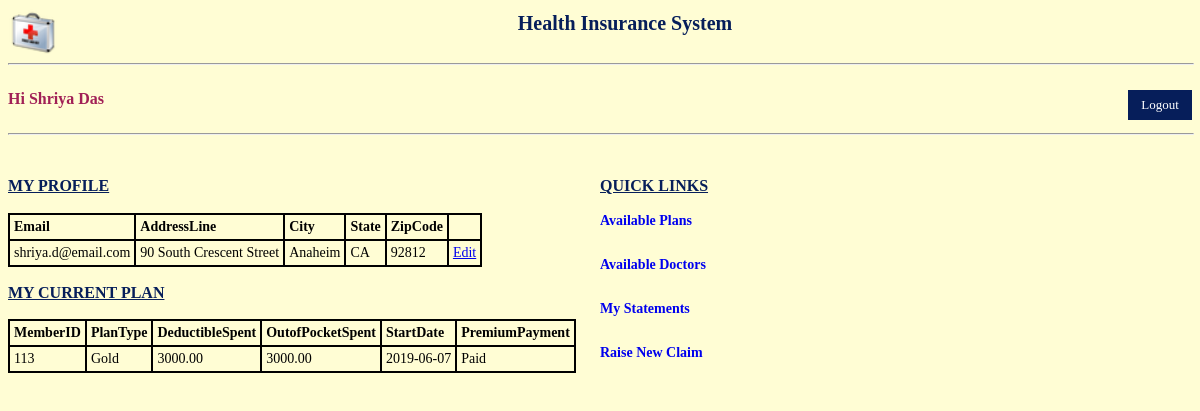
The app's page /PHP/memberinfo.php (signed in) with its own data.
### tables this page shows
CREATE TABLE member (
  memberId integer AUTO_INCREMENT,
  fname    varchar(20) not null, 
  lname    varchar(20) not null,
  email    varchar(50) not null,
  userPassword varchar(100) not null,
  dob  date not null,
  gender      varchar(10),
  addressLine  varchar(30),
  city     varchar(20),
  state    varchar(2),
  pincode  varchar(11),
  constraint pk primary key (memberid)
);

CREATE TABLE memberRecord (
  recordNo integer AUTO_INCREMENT,
  memberID integer not null,
  planId integer,
  deductibleSpent decimal(10,2) default 0.0,
  outOfPocketSpent decimal(10,2) default 0.0,
  startDate date,
  premiumPaymentStatus ENUM('Paid', 'UnPaid') NOT NULL,
  constraint pk primary key (recordNo,memberID),  
  constraint fk1_memberrecord foreign key (memberID) references member(memberId),
  constraint fk2_memberrecord foreign key (planId) references plan(planId)
);

CREATE TABLE plan (
  planId integer AUTO_INCREMENT,
  planType varchar(30) not null,
  MonthlyPremium decimal(10,2) not null,
  Deductible decimal(10,2) not null,
  CoInsurance decimal (10,2) not null,
  OutOfPocketLimit decimal (10,2) not null,
  tenure integer,
  constraint pk primary key (planId)
);

### PHP/memplaninfo.php (the view, shortened to what this page needs)
<?php
    require('dbconnect.php');
	if(!isset($_SESSION))
	{
		header('location:index.php');
		exit;
	}
	else
	{
	  $memid = $_SESSION['user_id'];
	}
	$sql = "select m.memberid, p.plantype, r.deductiblespent,r.outofpocketspent,r.startDate,r.premiumPaymentStatus
					from member m, memberrecord r, plan p
					where m.memberid = r.memberid and p.planid = r.planid
					and m.memberid = $memid;";
	$result = mysqli_query($dbConnect, $sql);
?>
<!DOCTYPE html>
<html>
	<?php
		echo "<table>
		     <tr><th>MemberID</th><th>PlanType</th><th>DeductibleSpent</th><th>OutofPocketSpent</th>
			 <th>StartDate</th><th>PremiumPayment</th></tr>";
		while($row = mysqli_fetch_array($result))
		{
			echo "<tr>";
			echo "<td>" . $row['memberid'] . "</td>";
			echo "<td>" . $row['plantype'] . "</td>";
			echo "<td>" . $row['deductiblespent'] . "</td>";
			echo "<td>" . $row['outofpocketspent'] . "</td>";
			echo "<td>" . $row['startDate'] . "</td>";
			echo "<td>" . $row['premiumPaymentStatus'] . "</td>";
			echo "</tr>";
		}
		echo "</table>";
?>
</html>

### PHP/memprofile.php (shortened to what this page needs)
<?php
    require('dbconnect.php');
	if(!isset($_SESSION))
	{
		header('location:index.php');
		exit;
	}
	else
	{
	  $memid = $_SESSION['user_id'];
	}
	$sql = "select email,addressline,city,state,pincode from member m	where m.memberid = $memid;";
	$result = mysqli_query($dbConnect, $sql);
?>
<!DOCTYPE html>
<html>
	<?php
		echo "<table>
		     <tr><th>Email</th><th>AddressLine</th><th>City</th><th>State</th><th>ZipCode</th></tr>";
		while($row = mysqli_fetch_array($result))
		{
			echo "<tr>";
			echo "<td>" . $row['email'] . "</td>";
			echo "<td>" . $row['addressline'] . "</td>";
			echo "<td>" . $row['city'] . "</td>";
			echo "<td>" . $row['state'] . "</td>";
			echo "<td>" . $row['pincode'] . "</td>";
			echo "<td>" ?>
			<a href="updateprofile.php?mem_id=<?php echo $memid; ?>" alt="edit" >Edit</a>
			<?php
			echo "</td>";
			echo "</tr>";
		}
		echo "</table>";
?>
</html>

### CSS/style.css (style rules this page uses)
table, th, td { font-family:verdana; font-size:14px; text-align:left; border:2px solid black; border-collapse: collapse; }
th, td { padding: 4px; }

### records on screen
member: email "shriya.d@email.com", addressLine "90 South Crescent Street", city "Anaheim", state "CA", pincode "92812"
memberrecord: memberID.memberId "113", planId.planType "Gold", deductibleSpent "3000.00", outOfPocketSpent "3000.00", startDate "2019-06-07", premiumPaymentStatus "Paid"

### other values on screen
$_SESSION['first_name'] "Shriya"
$_SESSION['last_name'] "Das"
